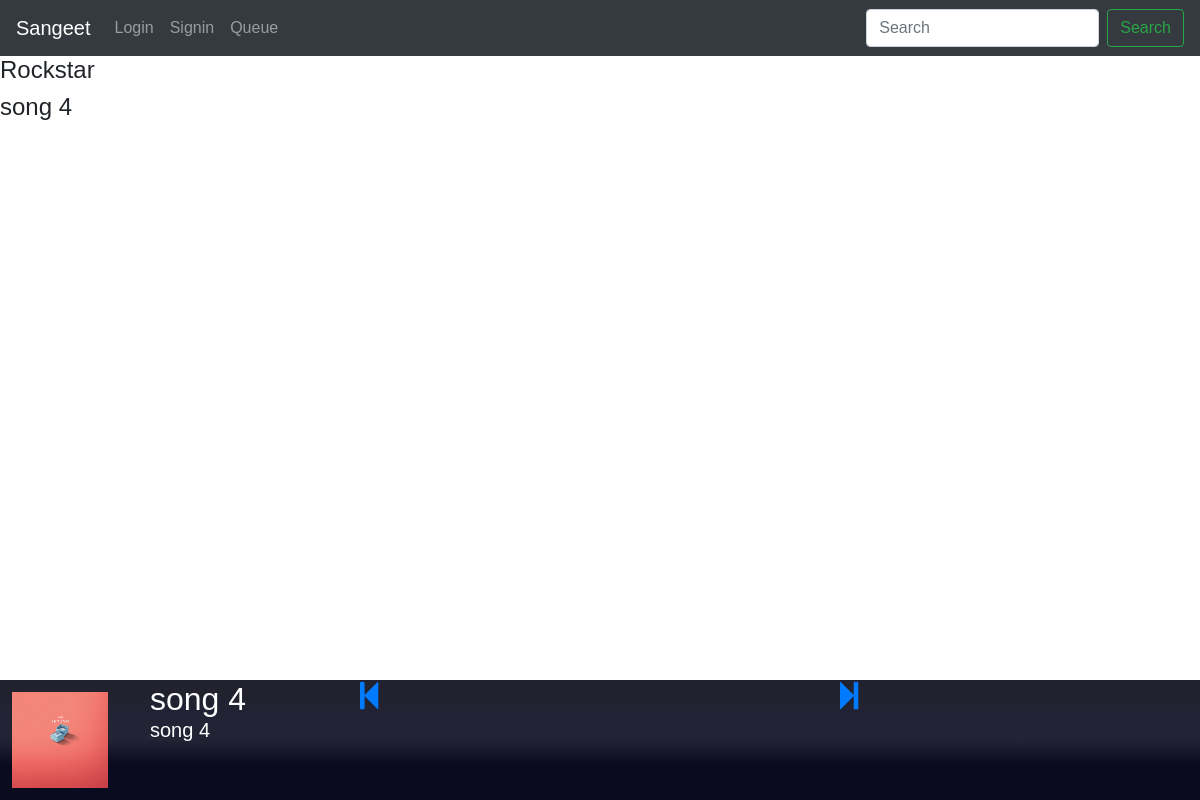
The page /queue (signed in) on the database its author committed.
### App/models.py (models this page shows, shortened)
class Song(models.Model):
    title = models.TextField(default="")
    artist = models.TextField(default="")
    image = models.ImageField()
    audio_file = models.FileField(blank=True,null=True)
    duration = models.CharField(max_length=20,default="0")
    release_date = models.DateField(default=timezone.now())
    paginate_by = 2

### App/views.py (the view)
# urls.py: path("queue",views.queue,name="queue"),
def queue(request):
    if not request.user.is_authenticated:
        messages.info(request,"please login first to access queue")
        return redirect("/")
    queue = Queue.objects.filter(user=request.user)
    params = {"queue":queue[0]}
    return render(request,"queue.html",params)

### App/templates/queue.html (shortened to what this page needs)
{% extends 'basic.html' %}
{% block body %}
{% for song in queue.songs.all %}
    <h4> {{song.title}} </h4>
{% endfor %}
{% endblock %}

### App/templates/basic.html (shortened to what this page needs)
<html lang="en">
<head>
	<link rel="stylesheet" href="https://stackpath.bootstrapcdn.com/bootstrap/4.2.1/css/bootstrap.min.css">
	<link href="https://cdnjs.cloudflare.com/ajax/libs/mediaelement/4.2.7/mediaelementplayer.min.css" rel="stylesheet" />
	<link href="https://netdna.bootstrapcdn.com/font-awesome/4.0.3/css/font-awesome.css" rel="stylesheet" />
</head>
<body>
	<nav class="navbar navbar-expand-lg navbar-dark bg-dark">
		<a class="navbar-brand" href="/">Sangeet</a>
		<div class="collapse navbar-collapse" id="navbarSupportedContent">
			<ul class="navbar-nav mr-auto">
				{% if not signin %}
				<li class="nav-item">
					<a class="nav-link" href="login">Login</a>
				</li>
				<li class="nav-item">
					<a class="nav-link" href="register">Signin</a>
				</li>
				{% endif %}
				<li class="nav-item">
					<a class="nav-link" href="queue">Queue</a>
				</li>
			</ul>
			<form class="form-inline my-2 my-lg-0">
				<input class="form-control mr-sm-2" type="search" placeholder="Search" aria-label="Search">
				<button class="btn btn-outline-success my-2 my-sm-0" type="submit">Search</button>
			</form>
		</div>
	</nav>
	{% block body %} {% endblock %}
	<footer>
		<div class="container2">
			<div class="music-player">
				{% for item in queue.songs.all %}
				{% if forloop.counter == queue.pointer %}
				<div class="cover">
					<img alt="" src="{{item.image.url}}" />
				</div>
				<div class="titre">
					<h2 class="textdata">
						{{item.title}}
					<h5 class="textdata">
						{{item.artist}}
					</h5>
				</div>
				<center class="center_1">
					<a id="backwardbtn" href="#">
						<i class="fa fa-step-backward fa-2x"></i>
					</a>
					<a id="forwardbtn" href="#">
						<i class="fa fa-step-forward fa-2x"></i>
					</a>
				</center>
				{% endif %}
				{% endfor %}
			</div>
		</div>
	</footer>
</body>
</html>

### App/templates/basic.html (style rules this page uses)
#forwardbtn { position: absolute; left: 70%; }
#backwardbtn { position: absolute; left: 30%; }
footer { position: fixed; bottom: 0%; width: 100%; }
body { margin: 0; font-family: "Raleway", sans-serif; }
.textdata { left: 30%; margin: 0; padding: 0 10%; color: white; }
.container2 { display: block; width: 100%; height: 10%; margin: auto; overflow: hidden; background: transparent linear-gradient(to bottom, rgba(10, 11, 31, 0.9) 50%, rgb(10, 11, 31) 70%) repeat scroll 0 0; background-repeat: repeat; background-size: cover; }
.music-player { display: block; position: relative; width: 100%; height: 100%; margin: auto; border-radius: 0 0 10px 10px; box-shadow: 1px 10px 20px 5px #222; }
.cover { float: left; width: 10%; height: 100%; padding: 0%; margin: 0%; text-align: center; }
.cover img { height: 80%; width: 80%; margin: 10%; }
.titre { float: left; width: 25%; left: 10%; margin: 0%; }
.center_1 { float: left; left: 35%; width: 25%; margin: 0%; }

### rows shown on the page
Song: title "Rockstar"
Song: title "song 4", image (picture), artist "song 4"
